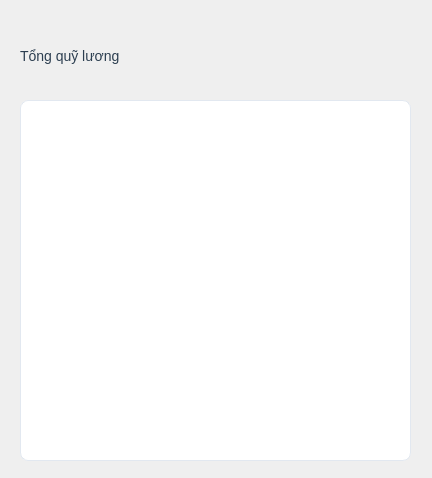
<?xml version="1.0" encoding="UTF-8"?>
<ui version="4.0">
 <class>ThongKeDialog</class>
 <widget class="QDialog" name="ThongKeDialog">
  <property name="geometry">
   <rect>
    <x>0</x>
    <y>0</y>
    <width>432</width>
    <height>478</height>
   </rect>
  </property>
  <property name="windowTitle">
   <string>Dialog</string>
  </property>
  <property name="styleSheet">
   <string notr="true">/* =========================================
   1. THIẾT LẬP FONT CHỮ TOÀN CỤC
========================================= */
* {
    /* Ưu tiên dùng Segoe UI (chuẩn Windows 10/11), nhìn cực kỳ hiện đại và tròn trịa */
    font-family: &quot;Segoe UI&quot;, &quot;Roboto&quot;, &quot;Helvetica Neue&quot;, Arial, sans-serif;
    font-size: 14px; 
    color: #2c3e50; /* Không bao giờ dùng màu đen tuyền (#000), dùng xanh Navy đậm sẽ dịu mắt và sang hơn */
}

/* =========================================
   2. TIÊU ĐỀ LỚN (Label)
========================================= */
/* Cứ label nào bạn đặt tên có chữ &quot;TieuDe&quot; hoặc &quot;TongLuong&quot; sẽ tự động phóng to, in đậm */
QLabel#lblTieuDe, QLabel#lblTongLuong {
    font-size: 22px;
    font-weight: 800; /* In đậm nét dày */
    color: #1a252f;
    padding-bottom: 10px;
}

/* =========================================
   3. KHU VỰC NHẬP LIỆU (QLineEdit &amp; QComboBox)
========================================= */
QLineEdit, QComboBox {
    background-color: #ffffff;
    border: 1px solid #cbd5e1; /* Viền xám sáng */
    border-radius: 6px; /* Bo góc mềm mại */
    padding: 8px 12px; /* Tạo không gian thở cho chữ bên trong (Rất quan trọng để nhìn đẹp) */
    selection-background-color: #3498db; /* Màu khi bôi đen chữ */
}

/* Hiệu ứng khi click chuột vào ô nhập (Focus) */
QLineEdit:focus, QComboBox:focus {
    border: 2px solid #2980b9; /* Viền xanh Navy sáng lên */
    background-color: #f8fafc;
}

/* =========================================
   4. NÚT BẤM (QPushButton)
========================================= */
QPushButton {
    background-color: #2c3e50; /* Màu nền Navy chuẩn */
    color: #ffffff;            /* Chữ trắng */
    border: none;
    border-radius: 6px;
    padding: 10px 20px;
    font-weight: bold;
    font-size: 14px;
}

QPushButton:hover {
    background-color: #34495e; /* Sáng lên một chút khi di chuột qua */
}

QPushButton:pressed {
    background-color: #1a252f; /* Tối đi khi click (nhấn xuống) */
    padding-top: 12px;         /* Hiệu ứng nút bị lún xuống nhẹ */
    padding-bottom: 8px;
}

/* Tạo ngoại lệ cho nút Hủy / Cancel để nó không bị tranh chấp sự chú ý với nút OK */
QPushButton#btnCancel, QPushButton#btnHuy {
    background-color: #e2e8f0;
    color: #475569;
}
QPushButton#btnCancel:hover, QPushButton#btnHuy:hover {
    background-color: #cbd5e1;
}

/* =========================================
   5. BẢNG DỮ LIỆU (QTableWidget)
========================================= */
QTableWidget {
    background-color: #ffffff;
    alternate-background-color: #f8fafc; /* Màu dòng xen kẽ tinh tế */
    border: 1px solid #e2e8f0;
    border-radius: 8px;
    gridline-color: #f1f5f9; /* Màu đường kẻ caro cực mờ */
    outline: none;
}

QHeaderView::section {
    background-color: #2c3e50;
    color: white;
    padding: 12px;
    font-weight: bold;
    font-size: 14px;
    border: none;
    border-right: 1px solid #34495e;
}</string>
  </property>
  <widget class="QLabel" name="lblTongQuyLuong">
   <property name="geometry">
    <rect>
     <x>20</x>
     <y>30</y>
     <width>391</width>
     <height>51</height>
    </rect>
   </property>
   <property name="text">
    <string>Tổng quỹ lương</string>
   </property>
  </widget>
  <widget class="QTableWidget" name="tableThongKe">
   <property name="geometry">
    <rect>
     <x>20</x>
     <y>100</y>
     <width>391</width>
     <height>361</height>
    </rect>
   </property>
  </widget>
 </widget>
 <resources/>
 <connections/>
</ui>
